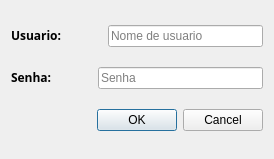
<?xml version="1.0" encoding="UTF-8"?>
<ui version="4.0">
 <class>Login</class>
 <widget class="QDialog" name="Login">
  <property name="windowModality">
   <enum>Qt::ApplicationModal</enum>
  </property>
  <property name="geometry">
   <rect>
    <x>0</x>
    <y>0</y>
    <width>274</width>
    <height>159</height>
   </rect>
  </property>
  <property name="sizePolicy">
   <sizepolicy hsizetype="Fixed" vsizetype="Fixed">
    <horstretch>0</horstretch>
    <verstretch>0</verstretch>
   </sizepolicy>
  </property>
  <property name="minimumSize">
   <size>
    <width>274</width>
    <height>159</height>
   </size>
  </property>
  <property name="maximumSize">
   <size>
    <width>274</width>
    <height>159</height>
   </size>
  </property>
  <property name="windowTitle">
   <string>Login</string>
  </property>
  <property name="modal">
   <bool>true</bool>
  </property>
  <layout class="QVBoxLayout" name="verticalLayout">
   <item>
    <layout class="QHBoxLayout" name="horizontalLayout">
     <item>
      <widget class="QLabel" name="lbl_usuario">
       <property name="sizePolicy">
        <sizepolicy hsizetype="Maximum" vsizetype="Fixed">
         <horstretch>0</horstretch>
         <verstretch>0</verstretch>
        </sizepolicy>
       </property>
       <property name="font">
        <font>
         <family>Sans Serif</family>
         <weight>75</weight>
         <bold>true</bold>
        </font>
       </property>
       <property name="text">
        <string>Usuario:</string>
       </property>
      </widget>
     </item>
     <item>
      <spacer name="hspacer_usuario">
       <property name="orientation">
        <enum>Qt::Horizontal</enum>
       </property>
       <property name="sizeType">
        <enum>QSizePolicy::Maximum</enum>
       </property>
       <property name="sizeHint" stdset="0">
        <size>
         <width>40</width>
         <height>20</height>
        </size>
       </property>
      </spacer>
     </item>
     <item>
      <widget class="QLineEdit" name="edt_login">
       <property name="sizePolicy">
        <sizepolicy hsizetype="Minimum" vsizetype="Fixed">
         <horstretch>0</horstretch>
         <verstretch>0</verstretch>
        </sizepolicy>
       </property>
       <property name="placeholderText">
        <string>Nome de usuario</string>
       </property>
      </widget>
     </item>
    </layout>
   </item>
   <item>
    <layout class="QHBoxLayout" name="horizontalLayout_2">
     <item>
      <widget class="QLabel" name="lbl_senha">
       <property name="sizePolicy">
        <sizepolicy hsizetype="Maximum" vsizetype="Fixed">
         <horstretch>0</horstretch>
         <verstretch>0</verstretch>
        </sizepolicy>
       </property>
       <property name="font">
        <font>
         <family>Sans Serif</family>
         <weight>75</weight>
         <bold>true</bold>
        </font>
       </property>
       <property name="text">
        <string>Senha:</string>
       </property>
      </widget>
     </item>
     <item>
      <spacer name="hspacer_senha">
       <property name="orientation">
        <enum>Qt::Horizontal</enum>
       </property>
       <property name="sizeType">
        <enum>QSizePolicy::Maximum</enum>
       </property>
       <property name="sizeHint" stdset="0">
        <size>
         <width>40</width>
         <height>20</height>
        </size>
       </property>
      </spacer>
     </item>
     <item>
      <widget class="QLineEdit" name="edt_senha">
       <property name="sizePolicy">
        <sizepolicy hsizetype="Minimum" vsizetype="Fixed">
         <horstretch>0</horstretch>
         <verstretch>0</verstretch>
        </sizepolicy>
       </property>
       <property name="inputMethodHints">
        <set>Qt::ImhHiddenText|Qt::ImhNoAutoUppercase|Qt::ImhNoPredictiveText|Qt::ImhPreferLowercase|Qt::ImhPreferNumbers</set>
       </property>
       <property name="echoMode">
        <enum>QLineEdit::Password</enum>
       </property>
       <property name="placeholderText">
        <string>Senha</string>
       </property>
      </widget>
     </item>
    </layout>
   </item>
   <item>
    <widget class="QDialogButtonBox" name="buttonBox">
     <property name="orientation">
      <enum>Qt::Horizontal</enum>
     </property>
     <property name="standardButtons">
      <set>QDialogButtonBox::Cancel|QDialogButtonBox::Ok</set>
     </property>
    </widget>
   </item>
  </layout>
 </widget>
 <resources/>
 <connections>
  <connection>
   <sender>buttonBox</sender>
   <signal>accepted()</signal>
   <receiver>Login</receiver>
   <slot>accept()</slot>
   <hints>
    <hint type="sourcelabel">
     <x>248</x>
     <y>254</y>
    </hint>
    <hint type="destinationlabel">
     <x>157</x>
     <y>274</y>
    </hint>
   </hints>
  </connection>
  <connection>
   <sender>buttonBox</sender>
   <signal>rejected()</signal>
   <receiver>Login</receiver>
   <slot>reject()</slot>
   <hints>
    <hint type="sourcelabel">
     <x>316</x>
     <y>260</y>
    </hint>
    <hint type="destinationlabel">
     <x>286</x>
     <y>274</y>
    </hint>
   </hints>
  </connection>
 </connections>
</ui>
